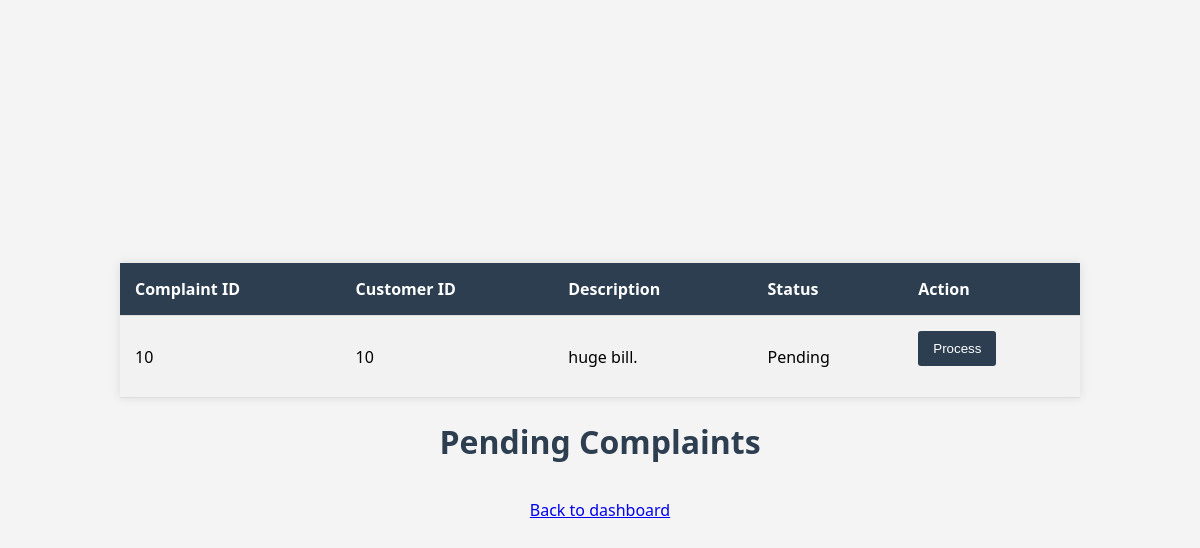
Screenshot of /admin_view_complaints.php with the database file from the repository.
### tables this page shows
CREATE TABLE `complaints` (
  `complaint_id` int(11) NOT NULL,
  `customer_id` int(11) DEFAULT NULL,
  `complaint_date` date DEFAULT NULL,
  `description` text DEFAULT NULL,
  `status` varchar(50) DEFAULT NULL
);

### admin_view_complaints.php (the view, shortened to what this page needs)
<?php
include 'db.php';
$sql = "SELECT * FROM Complaints WHERE status='pending'";
$result = $conn->query($sql);
if ($result->num_rows > 0) {
    echo "<table>
            <tr>
                <th>Complaint ID</th>
                <th>Customer ID</th>
                <th>Description</th>
                <th>Status</th>
                <th>Action</th>
            </tr>";
    while ($row = $result->fetch_assoc()) {
        echo "<tr>
                <td>{$row['complaint_id']}</td>
                <td>{$row['customer_id']}</td>
                <td>{$row['description']}</td>
                <td>{$row['status']}</td>
                <td>
                    <form method='POST' action='admin_process_complaint.php'>
                        <input type='hidden' name='complaint_id' value='{$row['complaint_id']}'>
                        <button type='submit'>Process</button>
                    </form>
                </td>
              </tr>";
    }
    echo "</table>";
} else {
    echo "<p>No pending complaints.</p>";
}
?>
<!DOCTYPE html>
<html lang="en">
<head>
</head>
<body>
    <h1>Pending Complaints</h1>
</body>
</html>
<p><a href="admin_dashboard.php"> Back to dashboard</a></p>

### admin_view_complaints.php (style rules this page uses)
body { font-family: 'Segoe UI', Tahoma, Geneva, Verdana, sans-serif; background-color: #f4f4f4; margin: 0; padding: 0; display: flex; justify-content: center; align-items: center; height: 100vh; flex-direction: column; }
h1 { color: #2c3e50; margin-bottom: 20px; }
table { width: 80%; border-collapse: collapse; box-shadow: 0 0 10px rgba(0, 0, 0, 0.1); background-color: white; }
th, td { padding: 15px; text-align: left; border-bottom: 1px solid #ddd; }
th { background-color: #2c3e50; color: white; }
tr:nth-child(even) { background-color: #f2f2f2; }
button { padding: 10px 15px; background-color: #2c3e50; color: white; border: none; border-radius: 3px; cursor: pointer; transition: background-color 0.3s ease; }
p { color: #2c3e50; }

### rows the page displays
complaints: complaint_id "10", customer "10", description "huge bill.", status "Pending"
